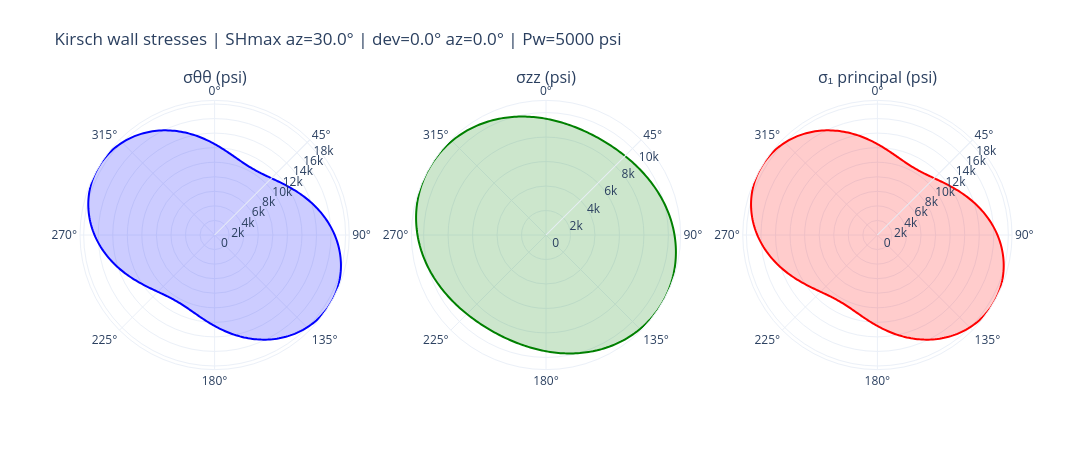

This figure's notebook cell:
### Markdown cell above
## Polar plot — stress components around the borehole

### Code cell
# Interactive polar plots (0deg = Top-of-Hole, clockwise around the wellbore)
fig = make_subplots(
    rows=1, cols=3,
    specs=[[{"type": "polar"}, {"type": "polar"}, {"type": "polar"}]],
    subplot_titles=("σθθ (psi)", "σzz (psi)",
                    "σ₁ principal (psi)"),
)


def add_polar(col, r, line_color, fill_color):
    fig.add_trace(
        go.Scatterpolar(r=r, theta=theta, mode="lines",
                        line=dict(color=line_color, width=2),
                        fill="toself", fillcolor=fill_color,
                        showlegend=False),
        row=1, col=col,
    )


add_polar(1, wall.sigma_tt, "blue", "rgba(0,0,255,0.20)")
add_polar(2, wall.sigma_zz, "green", "rgba(0,128,0,0.20)")
add_polar(3, principals.sigma_1, "red", "rgba(255,0,0,0.20)")

for i in range(1, 4):
    key = "polar" if i == 1 else f"polar{i}"
    fig.update_layout(**{key: dict(
        angularaxis=dict(direction="clockwise", rotation=90),
        radialaxis=dict(angle=45, tickangle=45),
    )})

fig.update_layout(
    height=460, width=1200, template="plotly_white",
    title=(f"Kirsch wall stresses | SHmax az={SHMAX_AZIMUTH}° | "
           f"dev={BOREHOLE_DEVIATION}° az={BOREHOLE_AZIMUTH}° | "
           f"Pw={MUD_PRESSURE:.0f} psi"),
    margin=dict(t=90),
)
fig.show()

### Figure 1 — Plotly figure (JSON) as saved in the notebook; plotly's stock layout.template omitted (floating-point values rounded to 4 significant figures; data arrays with more than 128 entries replaced by an {"elided": "..."} marker saying what was removed)
{"data": [{"fill": "toself", "fillcolor": "rgba(0,0,255,0.20)", "line": {"color": "blue", "width": 2}, "mode": "lines", "r": {"elided": "361 float values"}, "showlegend": false, "subplot": "polar", "theta": {"elided": "361 float values"}, "type": "scatterpolar"}, {"fill": "toself", "fillcolor": "rgba(0,128,0,0.20)", "line": {"color": "green", "width": 2}, "mode": "lines", "r": {"elided": "361 float values"}, "showlegend": false, "subplot": "polar2", "theta": {"elided": "361 float values"}, "type": "scatterpolar"}, {"fill": "toself", "fillcolor": "rgba(255,0,0,0.20)", "line": {"color": "red", "width": 2}, "mode": "lines", "r": {"elided": "361 float values"}, "showlegend": false, "subplot": "polar3", "theta": {"elided": "361 float values"}, "type": "scatterpolar"}], "layout": {"annotations": [{"font": {"size": 16}, "showarrow": false, "text": "σθθ (psi)", "x": 0.1444, "xanchor": "center", "xref": "paper", "y": 1.0, "yanchor": "bottom", "yref": "paper"}, {"font": {"size": 16}, "showarrow": false, "text": "σzz (psi)", "x": 0.5, "xanchor": "center", "xref": "paper", "y": 1.0, "yanchor": "bottom", "yref": "paper"}, {"font": {"size": 16}, "showarrow": false, "text": "σ₁ principal (psi)", "x": 0.8556, "xanchor": "center", "xref": "paper", "y": 1.0, "yanchor": "bottom", "yref": "paper"}], "height": 460, "margin": {"t": 90}, "polar": {"angularaxis": {"direction": "clockwise", "rotation": 90}, "domain": {"x": [0.0, 0.2889], "y": [0.0, 1.0]}, "radialaxis": {"angle": 45, "tickangle": 45}}, "polar2": {"angularaxis": {"direction": "clockwise", "rotation": 90}, "domain": {"x": [0.3556, 0.6444], "y": [0.0, 1.0]}, "radialaxis": {"angle": 45, "tickangle": 45}}, "polar3": {"angularaxis": {"direction": "clockwise", "rotation": 90}, "domain": {"x": [0.7111, 1.0], "y": [0.0, 1.0]}, "radialaxis": {"angle": 45, "tickangle": 45}}, "title": {"text": "Kirsch wall stresses | SHmax az=30.0° | dev=0.0° az=0.0° | Pw=5000 psi"}, "width": 1200}}
